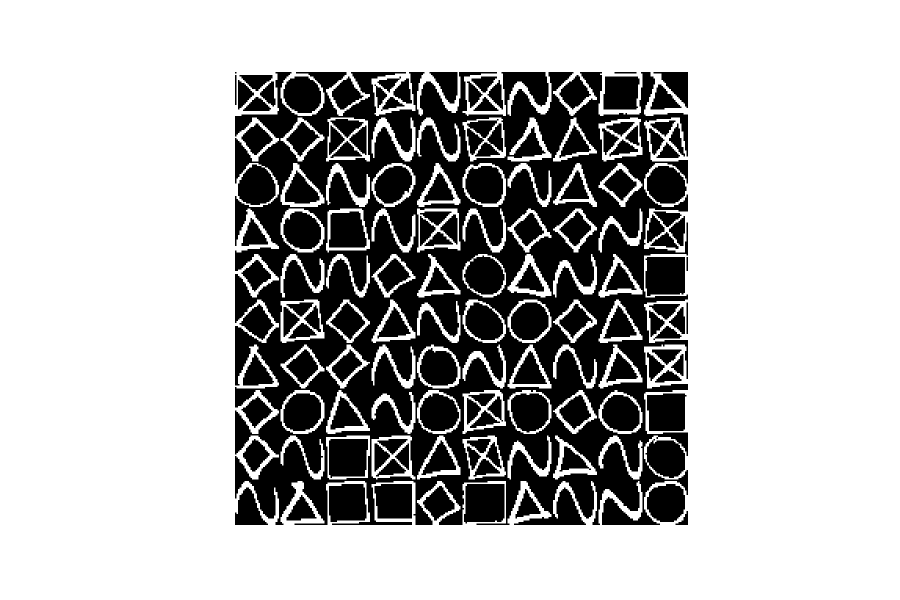
#> input picture assets/dataset.png, 1800 x 1200 px (shown at 1/2 size)
$ python bounding_box.py --image assets/dataset.png   (older library calls are emulated)
#> lines starting #> are read from the running program, lines starting #| are printed output that depends on the picture; after the words box and inside, x2 and y2 are one past the last pixel; in counts of white or black regions, pixels touching at a corner belong together
import cv2
import imutils
import numpy as np
import argparse

out_dir = '/Users/kevin/Desktop/'

ap = argparse.ArgumentParser()
ap.add_argument("-i", "--image", required=True,
    help="path to the input image")
args = vars(ap.parse_args())

# read image and resize
image = cv2.imread(args["image"])
#> image is the input picture: shape (1200, 1800, 3); 70.9% white; 124 black regions (1 under 20 px), largest, box (x1, y1, x2, y2) and area: (470, 144, 1376, 1050) 398121, (928, 968, 1009, 1047) 5931, (1291, 514, 1370, 592) 5817
image = imutils.resize(image, width=300)
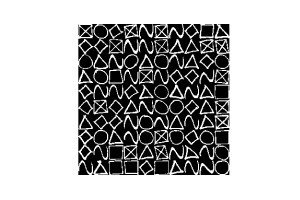
#> image: shape (200, 300, 3); min 0, max 255, mean 180.8

# convert to grayscale
gray = cv2.cvtColor(image, cv2.COLOR_BGR2GRAY)

# invert
inverted = cv2.bitwise_not(gray)
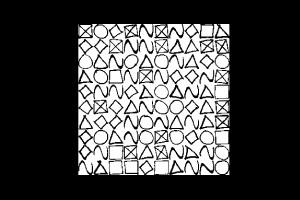
#> inverted: shape (200, 300); min 0, max 255, mean 74.2

# blur
blurred = cv2.GaussianBlur(inverted, (5, 5), 0)
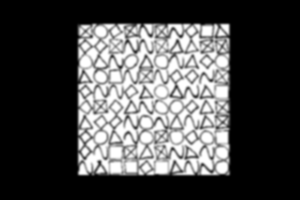
#> blurred: shape (200, 300); min 0, max 255, mean 74.2

# threshold
thresh = cv2.threshold(blurred, 140, 255, cv2.THRESH_BINARY)[1]
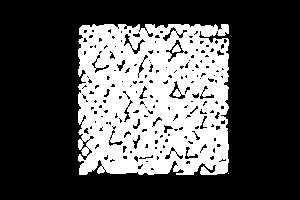
#> thresh: shape (200, 300); 32.3% white; 3 white regions (1 under 20 px)

# find contours
cnts = cv2.findContours(thresh.copy(), cv2.RETR_EXTERNAL, cv2.CHAIN_APPROX_SIMPLE)
#> cnts = 2 contours, 1 with area under 20; largest, box (x1, y1, x2, y2) and area: (78, 24, 229, 175) 21327
cnts = cnts[0] if imutils.is_cv2() else cnts[1]

# loop over the contours
for i, c in enumerate(cnts):
    # get bounding box
    rect = cv2.boundingRect(c)
    x, y, w, h = rect

    # draw bounding box
    cv2.rectangle(image, (x, y), (x+w, y+h), (0, 255, 0), 2)
#> this loop made 2 passes
#> (x, y, w, h) on passes 1 to 2: (228, 173, 1, 1), (78, 24, 151, 151)
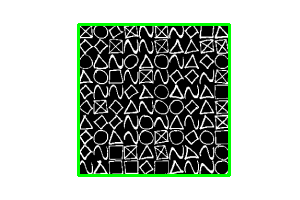
#> image: shape (200, 300, 3); 3.02% of pixels changed, all inside (x1, y1, x2, y2) = (77, 23, 231, 177)

# show the output image
cv2.imshow("Image", image)
cv2.waitKey(0)

$ run again, on assets/extracted.png
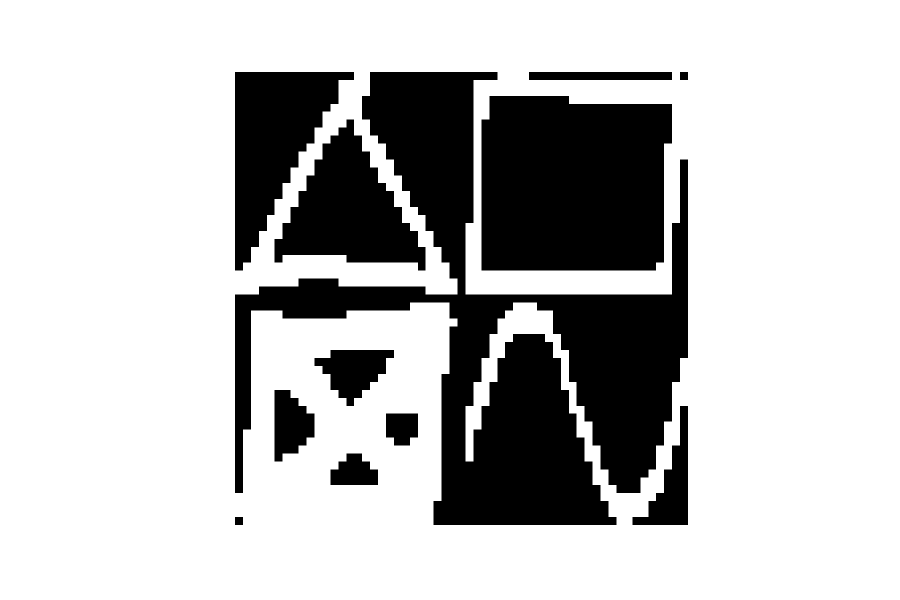
#> input picture assets/extracted.png, 1800 x 1200 px (shown at 1/2 size)
#> image is the input picture: shape (1200, 1800, 3); 75% white; 12 black regions, largest, box (x1, y1, x2, y2) and area: (470, 144, 1376, 1050) 278376, (963, 192, 1344, 541) 124601, (470, 144, 708, 541) 47490
#> `thresh = cv2.threshold(blurred, 140, 255, cv2.THRESH_BINARY)[1]`:
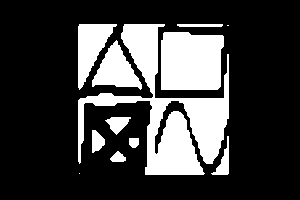
#> thresh: shape (200, 300); 24.6% white; 12 white regions (2 under 20 px)
#> cnts = 12 contours, 2 with area under 20; largest, box (x1, y1, x2, y2) and area: (78, 24, 229, 175) 7120, (161, 32, 224, 90) 3288, (78, 24, 117, 90) 1236, (92, 40, 142, 90) 1196, (105, 117, 131, 135) 234
#> the loop `for i, c in enumerate(cnts):` made 12 passes
#> (x, y, w, h) on passes 1 to 8: (79, 173, 1, 1), (110, 151, 16, 11), (129, 138, 10, 10), (211, 136, 18, 39), (92, 130, 13, 23), (105, 117, 26, 18), (92, 40, 50, 50), (161, 32, 63, 58)
#> after the loop `for i, c in enumerate(cnts):`:
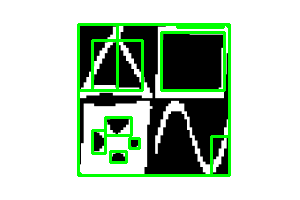
#> image: shape (200, 300, 3); mean B, G, R 180.5, 199.1, 180.5
